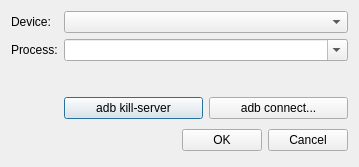
<?xml version="1.0" encoding="UTF-8"?>
<ui version="4.0">
 <class>DGLConnectAndroidDialogClass</class>
 <widget class="QDialog" name="DGLConnectAndroidDialogClass">
  <property name="windowModality">
   <enum>Qt::ApplicationModal</enum>
  </property>
  <property name="geometry">
   <rect>
    <x>0</x>
    <y>0</y>
    <width>359</width>
    <height>167</height>
   </rect>
  </property>
  <property name="windowTitle">
   <string>Attach to Android App</string>
  </property>
  <layout class="QVBoxLayout" name="verticalLayout_2">
   <item>
    <layout class="QFormLayout" name="formLayout">
     <property name="fieldGrowthPolicy">
      <enum>QFormLayout::AllNonFixedFieldsGrow</enum>
     </property>
     <item row="1" column="0">
      <widget class="QLabel" name="label">
       <property name="text">
        <string>Device:</string>
       </property>
      </widget>
     </item>
     <item row="2" column="0">
      <widget class="QLabel" name="label_2">
       <property name="text">
        <string>Process:</string>
       </property>
      </widget>
     </item>
     <item row="1" column="1">
      <widget class="QComboBox" name="comboBox">
       <property name="editable">
        <bool>false</bool>
       </property>
      </widget>
     </item>
     <item row="3" column="0">
      <spacer name="verticalSpacer">
       <property name="orientation">
        <enum>Qt::Vertical</enum>
       </property>
       <property name="sizeHint" stdset="0">
        <size>
         <width>20</width>
         <height>40</height>
        </size>
       </property>
      </spacer>
     </item>
     <item row="4" column="1">
      <layout class="QHBoxLayout" name="horizontalLayout">
       <item>
        <widget class="QPushButton" name="pushButton_2">
         <property name="text">
          <string>adb kill-server</string>
         </property>
        </widget>
       </item>
       <item>
        <widget class="QPushButton" name="pushButton">
         <property name="text">
          <string>adb connect...</string>
         </property>
        </widget>
       </item>
      </layout>
     </item>
     <item row="2" column="1">
      <widget class="QComboBox" name="comboBox_2">
       <property name="editable">
        <bool>true</bool>
       </property>
      </widget>
     </item>
    </layout>
   </item>
   <item>
    <layout class="QHBoxLayout">
     <property name="spacing">
      <number>6</number>
     </property>
     <property name="leftMargin">
      <number>0</number>
     </property>
     <property name="topMargin">
      <number>0</number>
     </property>
     <property name="rightMargin">
      <number>0</number>
     </property>
     <property name="bottomMargin">
      <number>0</number>
     </property>
     <item>
      <spacer>
       <property name="orientation">
        <enum>Qt::Horizontal</enum>
       </property>
       <property name="sizeHint" stdset="0">
        <size>
         <width>131</width>
         <height>31</height>
        </size>
       </property>
      </spacer>
     </item>
     <item>
      <widget class="QPushButton" name="okButton">
       <property name="text">
        <string>OK</string>
       </property>
      </widget>
     </item>
     <item>
      <widget class="QPushButton" name="cancelButton">
       <property name="text">
        <string>Cancel</string>
       </property>
      </widget>
     </item>
    </layout>
   </item>
  </layout>
 </widget>
 <resources/>
 <connections>
  <connection>
   <sender>okButton</sender>
   <signal>clicked()</signal>
   <receiver>DGLConnectAndroidDialogClass</receiver>
   <slot>accept()</slot>
   <hints>
    <hint type="sourcelabel">
     <x>267</x>
     <y>152</y>
    </hint>
    <hint type="destinationlabel">
     <x>96</x>
     <y>254</y>
    </hint>
   </hints>
  </connection>
  <connection>
   <sender>cancelButton</sender>
   <signal>clicked()</signal>
   <receiver>DGLConnectAndroidDialogClass</receiver>
   <slot>reject()</slot>
   <hints>
    <hint type="sourcelabel">
     <x>348</x>
     <y>152</y>
    </hint>
    <hint type="destinationlabel">
     <x>179</x>
     <y>282</y>
    </hint>
   </hints>
  </connection>
  <connection>
   <sender>pushButton_2</sender>
   <signal>clicked()</signal>
   <receiver>DGLConnectAndroidDialogClass</receiver>
   <slot>adbKillServer()</slot>
   <hints>
    <hint type="sourcelabel">
     <x>147</x>
     <y>104</y>
    </hint>
    <hint type="destinationlabel">
     <x>59</x>
     <y>169</y>
    </hint>
   </hints>
  </connection>
  <connection>
   <sender>pushButton</sender>
   <signal>clicked()</signal>
   <receiver>DGLConnectAndroidDialogClass</receiver>
   <slot>adbConnect()</slot>
   <hints>
    <hint type="sourcelabel">
     <x>287</x>
     <y>101</y>
    </hint>
    <hint type="destinationlabel">
     <x>254</x>
     <y>80</y>
    </hint>
   </hints>
  </connection>
  <connection>
   <sender>comboBox</sender>
   <signal>currentIndexChanged(QString)</signal>
   <receiver>DGLConnectAndroidDialogClass</receiver>
   <slot>selectDevice(QString)</slot>
   <hints>
    <hint type="sourcelabel">
     <x>138</x>
     <y>29</y>
    </hint>
    <hint type="destinationlabel">
     <x>224</x>
     <y>8</y>
    </hint>
   </hints>
  </connection>
 </connections>
 <slots>
  <slot>adbKillServer()</slot>
  <slot>adbConnect()</slot>
  <slot>selectDevice(QString)</slot>
 </slots>
</ui>
